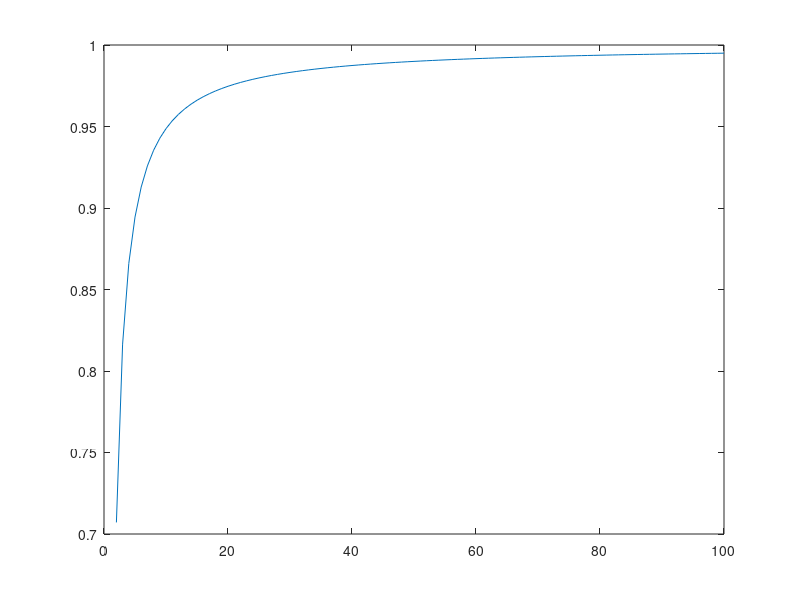

This chart was generated by the following MATLAB code:
cos_alph = zeros(1, 100);

for n = 1:1:100
    cos_alph(1, n) = (n-1)/(sqrt(n-1) * sqrt(n));
end;
figure;
plot(cos_alph);